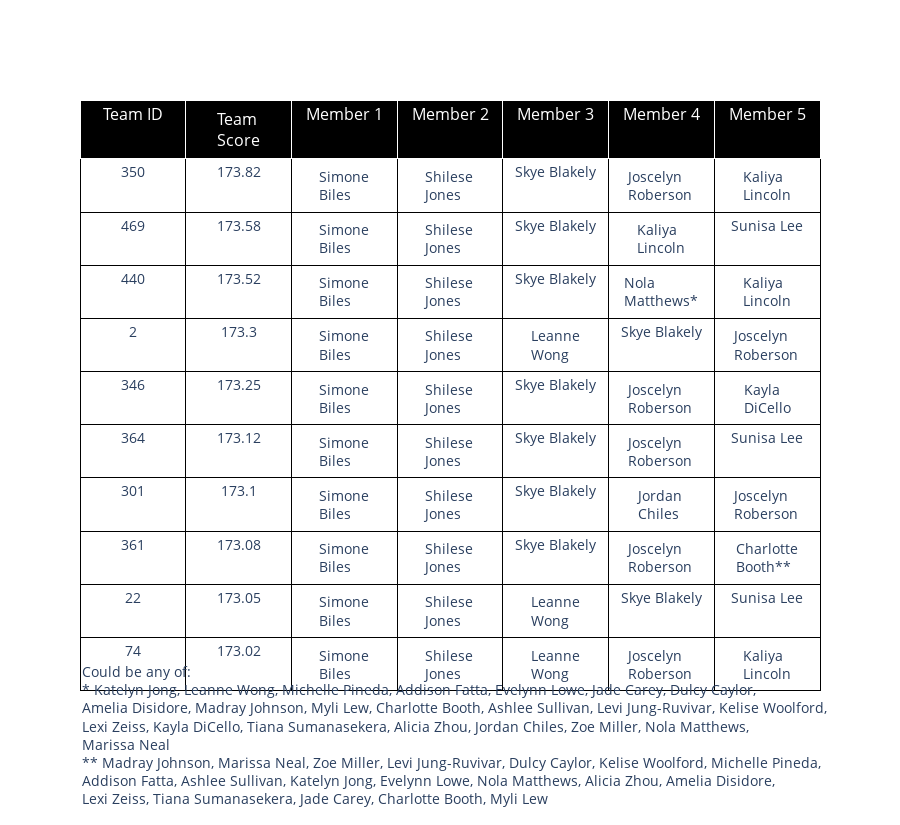

The notebook cell saved with this chart:
### Markdown cell above
### Average Top Scoring Teams

### Code cell
avg_scores, avg_teams, avg_removed_teams = import_counting_scores('Average')
avg_top_team_ids = team_scores_bar_chart(avg_scores, 'Average')
plt.show()
build_top_team_table(avg_top_team_ids, avg_removed_teams, avg_teams, 'Average', -0.12)

### Figure 1 — Plotly figure (JSON) as saved in the notebook; plotly's stock layout.template omitted (floating-point values rounded to 4 significant figures)
{"data": [{"cells": {"fill": {"color": "white"}, "font": {"size": 14}, "height": 30, "line": {"color": "black"}, "values": [[350, 469, 440, 2, 346, 364, 301, 361, 22, 74], [173.8, 173.6, 173.5, 173.3, 173.2, 173.1, 173.1, 173.1, 173.1, 173.0], ["Simone Biles", "Simone Biles", "Simone Biles", "Simone Biles", "Simone Biles", "Simone Biles", "Simone Biles", "Simone Biles", "Simone Biles", "Simone Biles"], ["Shilese Jones", "Shilese Jones", "Shilese Jones", "Shilese Jones", "Shilese Jones", "Shilese Jones", "Shilese Jones", "Shilese Jones", "Shilese Jones", "Shilese Jones"], ["Skye Blakely", "Skye Blakely", "Skye Blakely", "Leanne Wong", "Skye Blakely", "Skye Blakely", "Skye Blakely", "Skye Blakely", "Leanne Wong", "Leanne Wong"], ["Joscelyn Roberson", "Kaliya Lincoln", "Nola Matthews*", "Skye Blakely", "Joscelyn Roberson", "Joscelyn Roberson", "Jordan Chiles", "Joscelyn Roberson", "Skye Blakely", "Joscelyn Roberson"], ["Kaliya Lincoln", "Sunisa Lee", "Kaliya Lincoln", "Joscelyn Roberson", "Kayla DiCello", "Sunisa Lee", "Joscelyn Roberson", "Charlotte Booth**", "Sunisa Lee", "Kaliya Lincoln"]]}, "header": {"fill": {"color": "black"}, "font": {"color": "white", "size": 16}, "height": 40, "line": {"color": "white"}, "values": ["Team ID", "Team Score", "Member 1", "Member 2", "Member 3", "Member 4", "Member 5"]}, "type": "table"}], "layout": {"annotations": [{"align": "left", "font": {"size": 14}, "showarrow": false, "text": "Could be any of: <br>* Katelyn Jong, Leanne Wong, Michelle Pineda, Addison Fatta, Evelynn Lowe, Jade Carey, Dulcy Caylor, <br>Amelia Disidore, Madray Johnson, Myli Lew, Charlotte Booth, Ashlee Sullivan, Levi Jung-Ruvivar, Kelise Woolford, <br>Lexi Zeiss, Kayla DiCello, Tiana Sumanasekera, Alicia Zhou, Jordan Chiles, Zoe Miller, Nola Matthews, <br>Marissa Neal<br>** Madray Johnson, Marissa Neal, Zoe Miller, Levi Jung-Ruvivar, Dulcy Caylor, Kelise Woolford, Michelle Pineda, <br>Addison Fatta, Ashlee Sullivan, Katelyn Jong, Evelynn Lowe, Nola Matthews, Alicia Zhou, Amelia Disidore, <br>Lexi Zeiss, Tiana Sumanasekera, Jade Carey, Charlotte Booth, Myli Lew<br>", "x": 0, "xanchor": "left", "y": -0.1, "yanchor": "bottom"}], "height": 825}}
